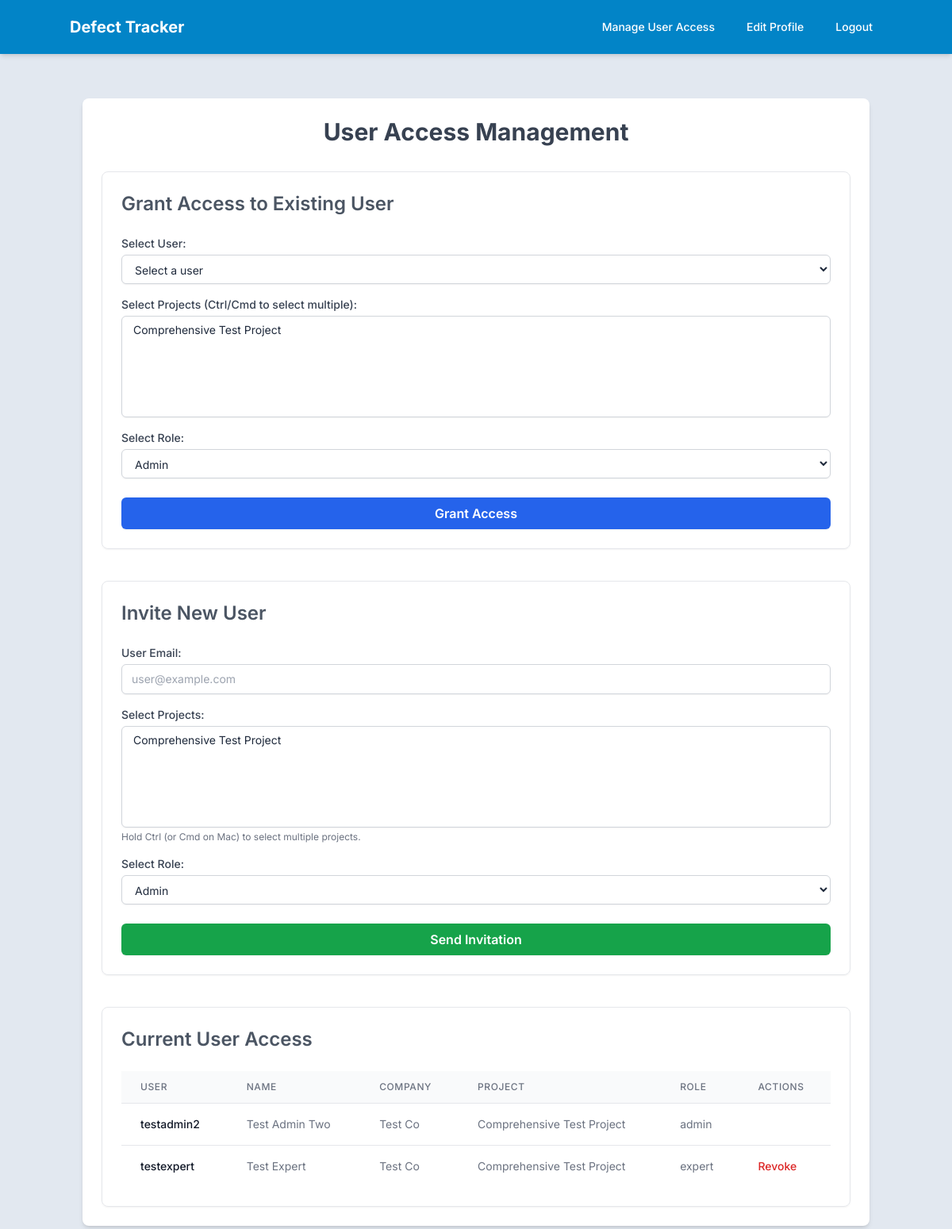
Before: /manage_access (signed in) with the older database file.
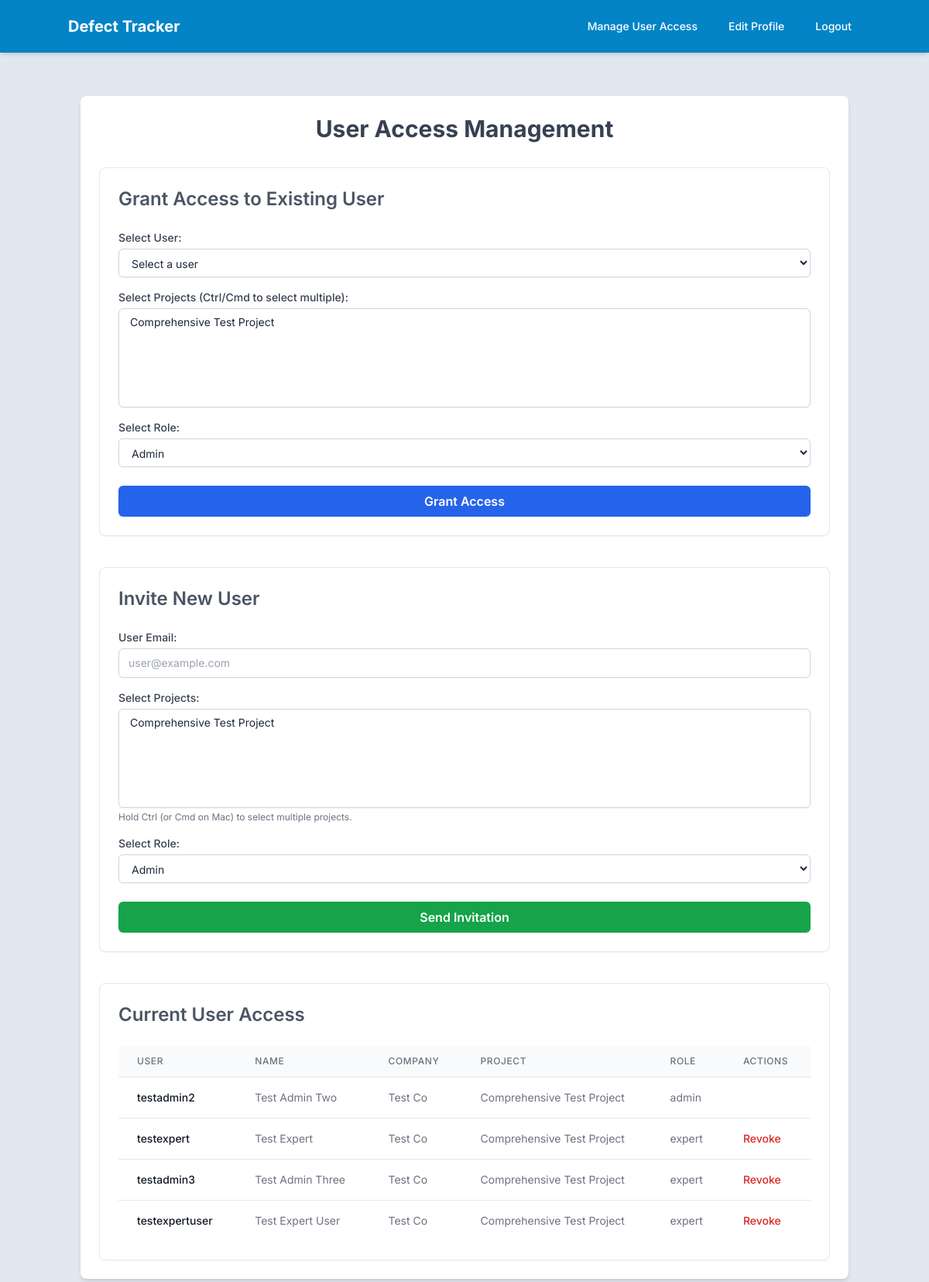
After: the same page with the newer database file.
### app.py (models this page shows)
class User(UserMixin, db.Model):
    __tablename__ = 'users'
    id = db.Column(db.Integer, primary_key=True)
    username = db.Column(db.String(255), unique=True, nullable=False)
    email = db.Column(db.String(255), unique=True, nullable=True)
    password = db.Column(db.String(255), nullable=False)
    role = db.Column(db.String(50), nullable=False)
    status = db.Column(db.String(50), nullable=False, default='pending_activation')
    name = db.Column(db.String(255), nullable=False, server_default="N/A")
    company = db.Column(db.String(255), nullable=False, server_default="N/A")
    projects = db.relationship('ProjectAccess', back_populates='user', cascade='all, delete-orphan')

class ProjectAccess(db.Model):
    __tablename__ = 'project_access'
    id = db.Column(db.Integer, primary_key=True)
    user_id = db.Column(db.Integer, db.ForeignKey('users.id'), nullable=False)
    project_id = db.Column(db.Integer, db.ForeignKey('projects.id'), nullable=False)
    role = db.Column(db.String(50), nullable=False)
    user = db.relationship('User', back_populates='projects')
    project = db.relationship('Project')

class Project(db.Model):
    __tablename__ = 'projects'
    id = db.Column(db.Integer, primary_key=True)
    name = db.Column(db.String(255))
    defects = db.relationship('Defect', back_populates='project', cascade='all, delete-orphan')
    checklists = db.relationship('Checklist', back_populates='project', cascade='all, delete-orphan')
    accesses = db.relationship('ProjectAccess', back_populates='project', cascade='all, delete-orphan')
    drawings = db.relationship('Drawing', back_populates='project', cascade='all, delete-orphan')

### app.py (the view, shortened to what this page needs)
@app.route('/manage_access', methods=['GET', 'POST'])
@login_required
def manage_access():
    if current_user.role != 'admin':
        flash('Only admins can manage access.', 'error')
        return redirect(url_for('index'))
    admin_project_accesses = ProjectAccess.query.filter_by(user_id=current_user.id).all()
    admin_project_ids = [pa.project_id for pa in admin_project_accesses]
    manageable_projects = []
    relevant_users = [] # Ensure this is initialized
    if admin_project_ids:
        manageable_projects = Project.query.filter(Project.id.in_(admin_project_ids)).order_by(Project.name).all()
        shared_project_access_entries = ProjectAccess.query.filter(
            ProjectAccess.project_id.in_(admin_project_ids)
        ).all()
        if shared_project_access_entries:
            user_ids_on_shared_projects = {pa.user_id for pa in shared_project_access_entries}
            if user_ids_on_shared_projects:
                relevant_users = User.query.filter(
                    User.id.in_(user_ids_on_shared_projects),
                    User.id != current_user.id,
                    User.status == 'active'
                ).all()
    return render_template('manage_access.html', users=relevant_users, projects=manageable_projects, admin_project_ids=admin_project_ids)

### app.py (called while the page is built)
@login_manager.user_loader
def load_user(user_id):
    return db.session.get(User, int(user_id))

@app.context_processor
def utility_processor():
    def get_absolute_static_path_for_template(relative_path):
        if not relative_path:
            return None
        if ".." in relative_path:
            logger.warning(f"Potential path traversal attempt in get_absolute_static_path: {relative_path}")
            return None # Or raise an error, or return a placeholder
        absolute_path = os.path.normpath(os.path.join(app.static_folder, relative_path.lstrip('/\\')))
        if os.path.commonprefix([absolute_path, app.static_folder]) != app.static_folder:
            logger.warning(f"Path {absolute_path} resolved outside static folder from relative path {relative_path}")
            return None # Or some placeholder
        return absolute_path
    return dict(get_absolute_static_path=get_absolute_static_path_for_template)

@app.context_processor
def inject_accessible_projects():
    if current_user.is_authenticated:
        accessible_project_objects = []
        project_accesses = ProjectAccess.query.filter_by(user_id=current_user.id).all()
        project_ids = [access.project_id for access in project_accesses]
        if project_ids:
            accessible_project_objects = Project.query.filter(Project.id.in_(project_ids)).order_by(Project.name).all()
        return dict(accessible_projects=accessible_project_objects)
    return dict(accessible_projects=[])

### templates/manage_access.html (shortened to what this page needs)
{% extends "layout.html" %}
{% block content %}
<div class="container mx-auto mt-10 p-6 bg-white shadow-md rounded-lg">
    <h1 class="text-3xl font-bold mb-8 text-center text-gray-700">User Access Management</h1>
    <section class="mb-10 p-6 border border-gray-200 rounded-lg shadow-sm">
        <h2 class="text-2xl font-semibold mb-6 text-gray-600">Grant Access to Existing User</h2>
        <form id="grantAccessForm" method="POST" action="{{ url_for('manage_access') }}">
            <div class="mb-4">
                <label for="user_id" class="block text-sm font-medium text-gray-700 mb-1">Select User:</label>
                <select name="user_id" id="user_id" required class="mt-1 block w-full py-2 px-3 border border-gray-300 bg-white rounded-md shadow-sm focus:outline-none focus:ring-indigo-500 focus:border-indigo-500 sm:text-sm">
                    {% if users %}
                        <option value="" disabled selected>Select a user</option>
                    {% else %}
                        <option value="" disabled selected>No users available</option>
                    {% endif %}
                </select>
            </div>
            <div class="mb-4">
                <label for="project_ids" class="block text-sm font-medium text-gray-700 mb-1">Select Projects (Ctrl/Cmd to select multiple):</label>
                <select name="project_ids" id="project_ids" multiple required class="mt-1 block w-full py-2 px-3 border border-gray-300 bg-white rounded-md shadow-sm focus:outline-none focus:ring-indigo-500 focus:border-indigo-500 sm:text-sm h-32">
                    {% if projects %}
                        {% for project in projects %}
                            <option value="{{ project.id }}">{{ project.name }}</option>
                        {% endfor %}
                    {% else %}
                        <option value="" disabled>No projects available</option>
                    {% endif %}
                </select>
            </div>
            <div class="mb-6">
                <label for="role" class="block text-sm font-medium text-gray-700 mb-1">Select Role:</label>
                <select name="role" id="role" required class="mt-1 block w-full py-2 px-3 border border-gray-300 bg-white rounded-md shadow-sm focus:outline-none focus:ring-indigo-500 focus:border-indigo-500 sm:text-sm">
                    <option value="admin">Admin</option>
                </select>
            </div>
            <button type="submit" class="w-full bg-blue-600 hover:bg-blue-700 text-white font-semibold py-2 px-4 rounded-md shadow-sm focus:outline-none focus:ring-2 focus:ring-offset-2 focus:ring-blue-500">
                Grant Access
            </button>
        </form>
    </section>
    <section class="mb-10 p-6 border border-gray-200 rounded-lg shadow-sm">
        <h2 class="text-2xl font-semibold mb-6 text-gray-600">Invite New User</h2>
        <form id="inviteNewUserForm" method="POST" action="{{ url_for('invite') }}">
            <div class="mb-4">
                <label for="email" class="block text-sm font-medium text-gray-700 mb-1">User Email:</label>
                <input type="email" name="email" id="email" required class="mt-1 block w-full py-2 px-3 border border-gray-300 rounded-md shadow-sm focus:outline-none focus:ring-indigo-500 focus:border-indigo-500 sm:text-sm" placeholder="user@example.com">
            </div>
            <div class="mb-4">
                <label for="invite_project_ids" class="block text-sm font-medium text-gray-700 mb-1">Select Projects:</label>
                <select name="invite_project_ids" id="invite_project_ids" required multiple class="mt-1 block w-full py-2 px-3 border border-gray-300 bg-white rounded-md shadow-sm focus:outline-none focus:ring-indigo-500 focus:border-indigo-500 sm:text-sm h-32">
                    {% if projects %}
                        {% for project in projects %}
                            <option value="{{ project.id }}">{{ project.name }}</option>
                        {% endfor %}
                    {% else %}
                        <option value="" disabled>No projects available</option>
                    {% endif %}
                </select>
                <p class="text-xs text-gray-500 mt-1">Hold Ctrl (or Cmd on Mac) to select multiple projects.</p>
            </div>
            <div class="mb-6">
                <label for="invite_role" class="block text-sm font-medium text-gray-700 mb-1">Select Role:</label>
                <select name="role" id="invite_role" required class="mt-1 block w-full py-2 px-3 border border-gray-300 bg-white rounded-md shadow-sm focus:outline-none focus:ring-indigo-500 focus:border-indigo-500 sm:text-sm">
                    <option value="admin">Admin</option>
                </select>
            </div>
            <button type="submit" class="w-full bg-green-600 hover:bg-green-700 text-white font-semibold py-2 px-4 rounded-md shadow-sm focus:outline-none focus:ring-2 focus:ring-offset-2 focus:ring-green-500">
                Send Invitation
            </button>
        </form>
    </section>
    <section class="p-6 border border-gray-200 rounded-lg shadow-sm">
        <h2 class="text-2xl font-semibold mb-6 text-gray-600">Current User Access</h2>
        <div class="overflow-x-auto">
            <table class="min-w-full divide-y divide-gray-200">
                <thead class="bg-gray-50">
                    <tr>
                        <th scope="col" class="px-6 py-3 text-left text-xs font-medium text-gray-500 uppercase tracking-wider">User</th>
                        <th scope="col" class="px-6 py-3 text-left text-xs font-medium text-gray-500 uppercase tracking-wider">Name</th>
                        <th scope="col" class="px-6 py-3 text-left text-xs font-medium text-gray-500 uppercase tracking-wider">Company</th>
                        <th scope="col" class="px-6 py-3 text-left text-xs font-medium text-gray-500 uppercase tracking-wider">Project</th>
                        <th scope="col" class="px-6 py-3 text-left text-xs font-medium text-gray-500 uppercase tracking-wider">Role</th>
                        <th scope="col" class="px-6 py-3 text-left text-xs font-medium text-gray-500 uppercase tracking-wider">Actions</th>
                    </tr>
                </thead>
                <tbody class="bg-white divide-y divide-gray-200">
                    {% if users %}
                        {% for user in users %}
                            {% for project_access in user.projects %}
                                {% if project_access.project_id in admin_project_ids %}
                                    <tr>
                                        <td class="px-6 py-4 whitespace-nowrap text-sm font-medium text-gray-900">{{ user.username }}</td>
                                        <td class="px-6 py-4 whitespace-nowrap text-sm text-gray-500">{{ user.name }}</td>
                                        <td class="px-6 py-4 whitespace-nowrap text-sm text-gray-500">{{ user.company }}</td>
                                        <td class="px-6 py-4 whitespace-nowrap text-sm text-gray-500">{{ project_access.project.name }}</td>
                                        <td class="px-6 py-4 whitespace-nowrap text-sm text-gray-500">{{ project_access.role }}</td>
                                        <td class="px-6 py-4 whitespace-nowrap text-sm font-medium">
                                            {% if not (project_access.user.role == 'admin' and project_access.role == 'admin' and project_access.user.id != current_user.id) %}
                                            <form method="POST" action="{{ url_for('revoke_access', project_access_id=project_access.id) }}" class="inline">
                                                <button type="submit" class="text-red-600 hover:text-red-800" onclick="return confirm('Are you sure you want to revoke this access?');">Revoke</button>
                                            </form>
                                            {% endif %}
                                        </td>
                                    </tr>
                                {% endif %}
                            {% endfor %}
                        {% endfor %}
                    {% else %}
                        <tr>
                            <td colspan="6" class="px-6 py-4 whitespace-nowrap text-sm text-gray-500 text-center">No users to display.</td>
                        </tr>
                    {% endif %}
                </tbody>
            </table>
        </div>
    </section>
</div>
{% endblock %}

### templates/layout.html (shortened to what this page needs)
<!DOCTYPE html>
<html lang="en">
<head>
    <script src="https://cdn.tailwindcss.com"></script>
    <link rel="stylesheet" href="{{ url_for('static', filename='css/style.css') }}">
</head>
<body class="bg-secondary text-secondary-text font-['Inter',_system-ui,_sans-serif]">
    <nav class="bg-primary text-white p-4 shadow-md">
        <div class="container mx-auto flex justify-between items-center">
            <a href="{{ url_for('index') }}" class="text-xl font-bold hover:text-gray-200">Defect Tracker</a>
            <div class="hidden md:flex space-x-4 items-center">
                {% if current_user.is_authenticated %}
                    {% if current_user.role == 'admin' %}
                        <a href="{{ url_for('manage_access') }}" class="hover:bg-primary-hover px-3 py-2 rounded-md text-sm font-medium">Manage User Access</a>
                    {% endif %}
                    <a href="{{ url_for('edit_profile') }}" class="hover:bg-primary-hover px-3 py-2 rounded-md text-sm font-medium">Edit Profile</a>
                    <a href="{{ url_for('logout') }}" class="hover:bg-primary-hover px-3 py-2 rounded-md text-sm font-medium">Logout</a>
                {% else %}
                    <a href="{{ url_for('login') }}" class="hover:bg-primary-hover px-3 py-2 rounded-md text-sm font-medium">Login</a>
                    <a href="{{ url_for('register') }}" class="hover:bg-primary-hover px-3 py-2 rounded-md text-sm font-medium">Register</a>
                {% endif %}
            </div>
        </div>
    </nav>
    <div class="container mx-auto p-4">
        {% block content %}{% endblock %}
    </div>
</body>
</html>

### templates/layout.html (style rules this page uses)
:root { --color-primary: #0284c7; --color-primary-hover: #0369a1; --color-secondary: #e2e8f0; --color-secondary-text: #1e293b; }
.bg-primary { background-color: var(--color-primary); }
.bg-secondary { background-color: var(--color-secondary); }
.text-secondary-text { color: var(--color-secondary-text); }

Changed rows visible on the page:
added User: username "testadmin3", name "Test Admin Three", company "Test Co"
added ProjectAccess: project.name "Comprehensive Test Project", role "expert"
added User: username "testexpertuser", name "Test Expert User", company "Test Co"
added ProjectAccess: project.name "Comprehensive Test Project", role "expert"
